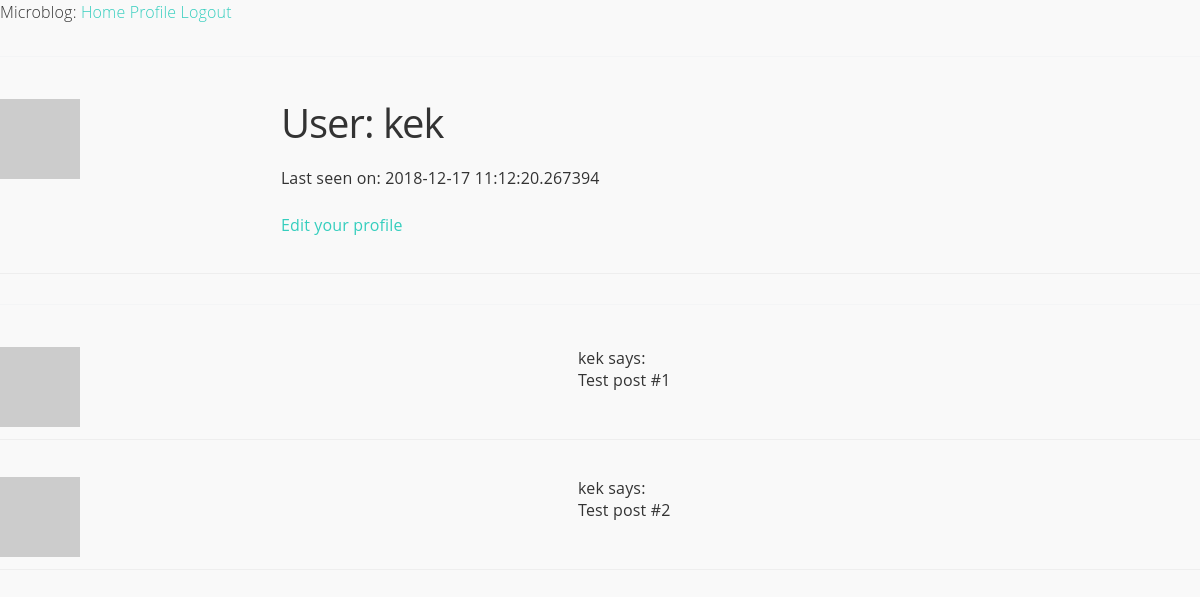
Page /user/kek (signed in) on the earlier database version.
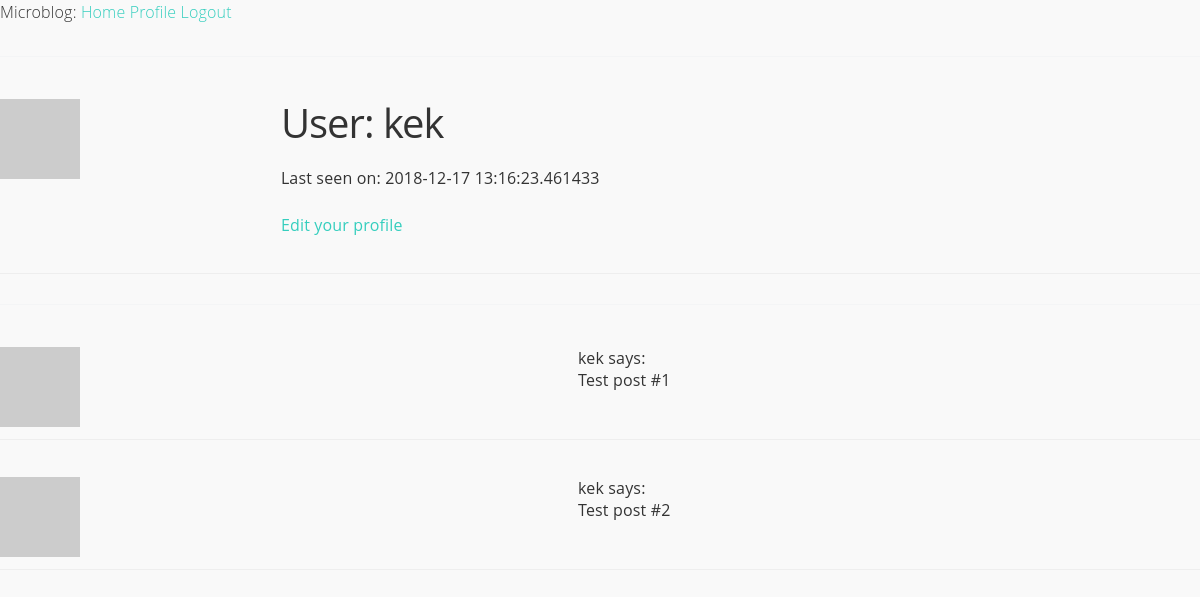
Same page on the later database version.
### app/models.py (models this page shows, shortened)
class User(UserMixin, db.Model):
    id = db.Column(db.Integer, primary_key=True)
    username = db.Column(db.String(64), index=True, unique=True)
    email = db.Column(db.String(120), index=True, unique=True)
    password_hash = db.Column(db.String(128))
    posts = db.relationship('Post', backref='author', lazy='dynamic')
    about_me = db.Column(db.String(140))
    last_seen = db.Column(db.DateTime, default=datetime.utcnow)
    def avatar(self, size):
        digest = md5(self.email.lower().encode('utf-8')).hexdigest()
        return 'https://www.gravatar.com/avatar/{}?d=identicon&s={}'.format(
            digest, size)

### app/routes.py (the view)
@app.route('/user/<username>')
@login_required
def user(username):
    user = User.query.filter_by(username=username).first_or_404()
    posts = [
        {'author': user, 'body': 'Test post #1'},
        {'author': user, 'body': 'Test post #2'}
    ]
    return render_template('user.html', user=user, posts=posts)

### app/models.py (called while the page is built)
@login.user_loader
def load_user(id):
    return User.query.get(int(id))

### app/routes.py (called while the page is built)
@app.before_request
def before_request():
    if current_user.is_authenticated:
        current_user.last_seen = datetime.utcnow()
        db.session.commit()

### app/templates/user.html (shortened to what this page needs)
{% extends "base.html" %}
{% block content %}
<table>
    <tr valign="top">
        <td><img src="{{ user.avatar(128) }}"></td>
        <td>
            <h1>User: {{ user.username }}</h1>
            {% if user.last_seen %}<p>Last seen on: {{ user.last_seen }}</p>{% endif %}
            {% if user == current_user %}
            <p><a href="{{ url_for('edit_profile') }}">Edit your profile</a></p>
            {% endif %}
        </td>
    </tr>
</table>
    <hr>
    {% for post in posts %}
    <table>
        <tr valign="top">
            <td><img src="{{ post.author.avatar(36) }}"></td>
            <td>{{ post.author.username }} says:<br>{{ post.body }}</td>
        </tr>
    </table>
    {% endfor %}
{% endblock %}

### app/templates/base.html (shortened to what this page needs)
<html>
    <head>
        <link rel="stylesheet"  href="{{ url_for('static', filename='css/font-awesome.min.css') }}">
        <link rel="stylesheet"  href="{{ url_for('static', filename='css/normalize.css') }}">
        <link rel="stylesheet"  href="{{ url_for('static', filename='css/milligram.min.css') }}">
        <link rel="stylesheet"  href="{{ url_for('static', filename='css/styles.css') }}">
    </head>
    <body>
      <div>
          Microblog:
          <a href="{{ url_for('index') }}">Home</a>
          {% if current_user.is_anonymous %}
          <a href="{{ url_for('login') }}">Login</a>
          {% else %}
          <a href="{{ url_for('user', username=current_user.username) }}">Profile</a>
          <a href="{{ url_for('logout') }}">Logout</a>
          {% endif %}
      </div>
        <hr>
        {% block content %}{% endblock %}
    </body>
</html>

### app/static/css/styles.css (style rules this page uses)
body { background: #f9f9f9; height: 100%; width: 100%; overflow-x: hidden; font-size: 1.6em; font-family: "Open Sans", "Helvetica Neue", Helvetica, Arial, sans-serif; color: #333; }
h1, h2, h3, h4, h5, h6 { font-weight: 500; letter-spacing: -.1rem; margin-bottom: 2.0rem; margin-top: 0; }
h1 { font-size: 2.5em; }
a { color: #35cebe; }
hr { border: 0; border-top: 0.1rem solid #f4f5f6; margin: 3.0rem 0; }
td, th { border-bottom: 0.1rem solid #eee; }

Differences in the rows shown:
changed User "kek": last_seen "2018-12-17 11:12:20.267394" → "2018-12-17 13:16:23.461433"
